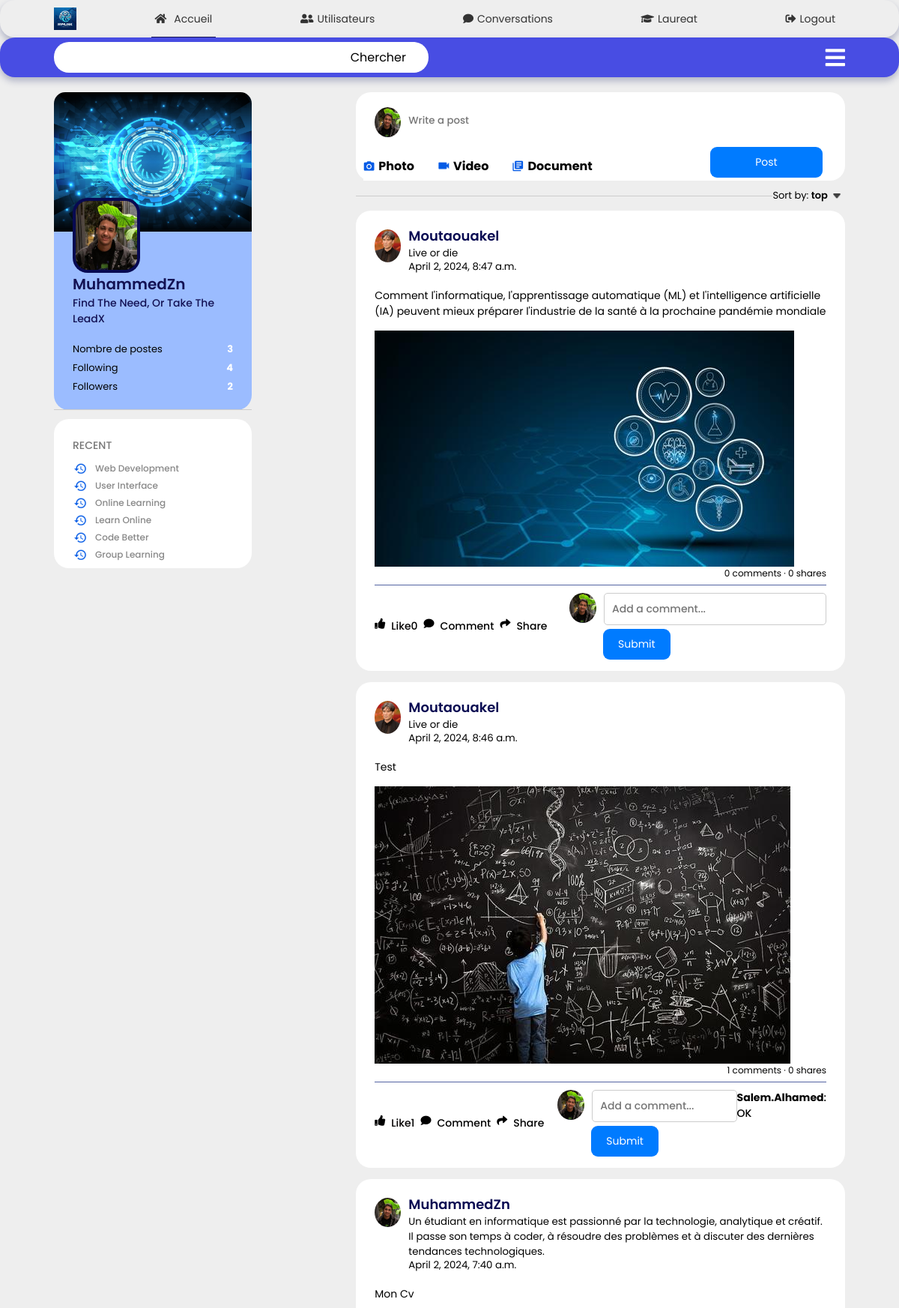
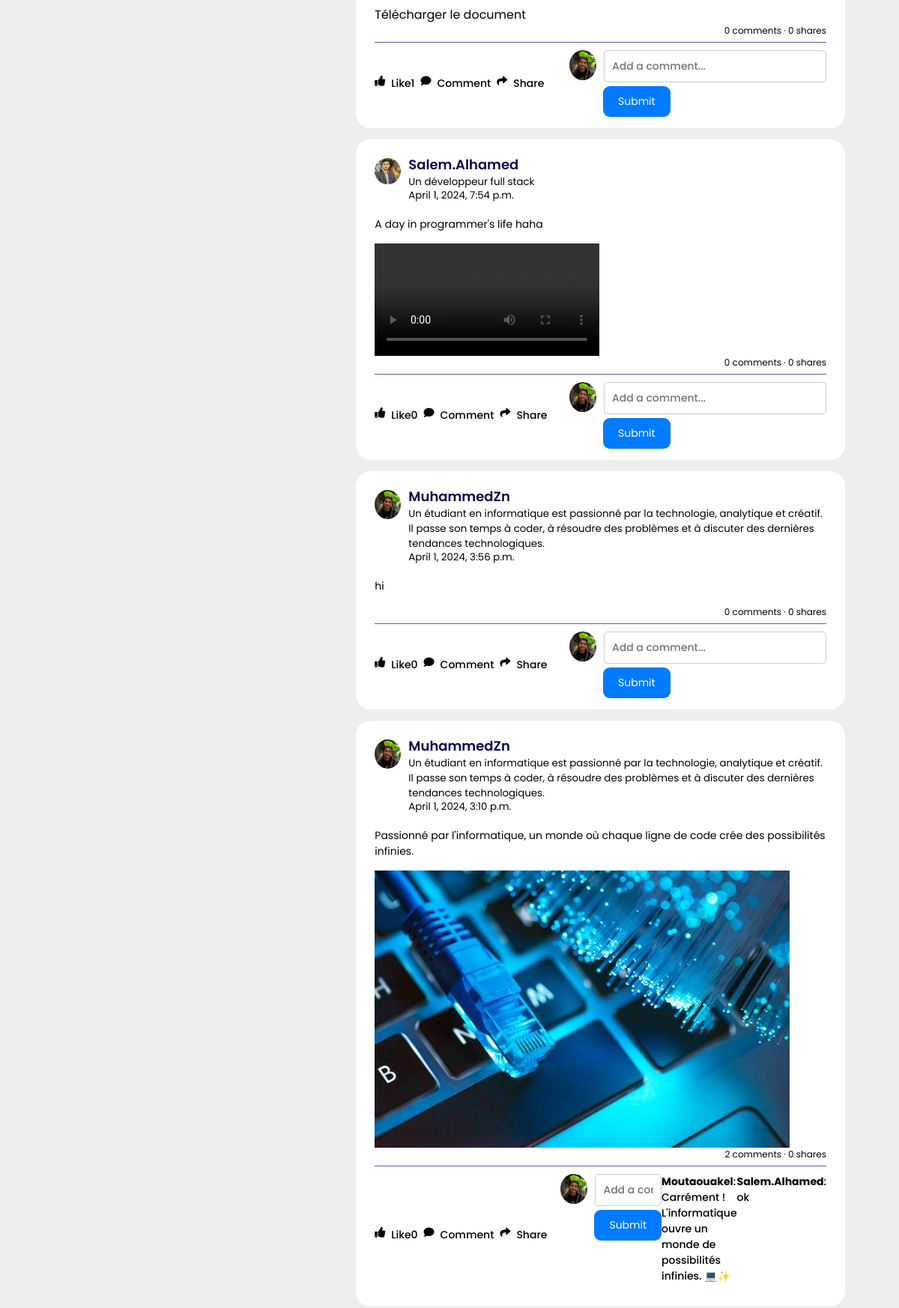
The app's page /home/ (signed in, upper part) with its own data (2 pictures, top to bottom).
### myApp/models.py (models this page shows, shortened)
class Utilisateur(models.Model):
    CHOIX_ETAT_COMPTE = [
        ('active', 'Active'),
        ('bloque', 'Bloqué'),
        ('banni', 'Banni'),
    ]
    CHOIX_ETAT_PROFILE = [
        ('publique', 'Publique'),
        ('privee', 'Privée'),
    ]
    user = models.OneToOneField(User, related_name='utilisateur', null=True, on_delete=models.CASCADE)
    follows = models.ManyToManyField("self" , blank=True, symmetrical=False, related_name="followed_By")
    Nom_complet = models.CharField(max_length=100 , blank=True , null=True)
    Email_utilisateur = models.EmailField(max_length=100 , blank=True , null=True)
    Password_utilisateur = models.CharField(max_length=100 , blank=True , null=True)
    photo_profile = models.ImageField(upload_to='images/images/', default='images/images/defaultImage.jpg',blank=True, null=True)
    Description_profile  = models.TextField(max_length = 400 , null=True)
    Etat_compte = models.CharField(max_length=50, choices=CHOIX_ETAT_COMPTE, default='active')
    Etat_profile = models.CharField(max_length=50, choices=CHOIX_ETAT_PROFILE, default='publique')
    Nombre_amis = models.IntegerField(default=0)
    user_type = models.CharField(max_length=50, blank=True)
    bio = models.TextField(null=True, blank=True)
    image_back = models.ImageField(null=True, blank=True, upload_to="images/images/" , default='images/images/grey_pic.jpg')

class Publication(models.Model):
    auteur = models.ForeignKey(Utilisateur, on_delete=models.CASCADE)
    contenu = models.TextField()
    date_publication = models.DateTimeField(auto_now_add=True)
    image_publication = models.ImageField(upload_to='publication_images', null=True, blank=True  )
    video_publication = models.FileField(upload_to='publication_videos/', null=True, blank=True, validators=[
        FileExtensionValidator(allowed_extensions=['jpg', 'jpeg', 'png', 'gif', 'pdf', 'doc', 'docx', 'mp4', 'avi', 'mov'])
    ])
    document_publication = models.FileField(upload_to='publication_documents/', null=True, blank=True, validators=[
        FileExtensionValidator(allowed_extensions=['pdf', 'doc', 'docx'])
    ])
    Etat_publication = models.CharField(max_length=50, default='Active')
    Nombre_like = models.IntegerField(default=0)
    Nombre_partage = models.IntegerField(default=0)
    objects = PublicationManager()

class Commentaire(models.Model):
    utilisateur = models.ForeignKey(Utilisateur, on_delete=models.CASCADE)
    publication = models.ForeignKey(Publication, on_delete=models.CASCADE)
    contenu_commentaire = models.TextField()
    date_commentaire = models.DateTimeField(auto_now_add=True)

### myApp/views.py (the view, shortened to what this page needs)
# urls.py: path('home/' , views.home , name = 'home'),
@login_required(login_url='sign.html')
def home(request):
    publications = Publication.objects.order_by('-date_publication')
    if request.user.is_authenticated:
        utilisateur = request.user.utilisateur
        followers_counts = Utilisateur.objects.filter(follows=utilisateur).count()
        following_counts = utilisateur.follows.count()
        allusers = Utilisateur.objects.all()
        posts_count = Publication.objects.filter(auteur=utilisateur).count()
        users = Utilisateur.objects.exclude(id=utilisateur.id)
    else:
        utilisateur = None
        users = Utilisateur.objects.all()
        followers_counts = 0
        following_counts = 0
        allusers = []
    publication_form = PublicationForm()
    context = {
        'users': users,
        'utilisateur': utilisateur,
        'publications': publications,
        'allusers': allusers,
        'posts_count': posts_count,
        'following_counts': following_counts,
        'followers_counts': followers_counts,
        'publication_form': publication_form,  # Ajoutez le formulaire de publication au contexte
    }
    return render(request, 'pages/home.html', context)

### myApp/forms.py
class PublicationForm(forms.ModelForm):
    class Meta:
        model = Publication
        fields = ['contenu', 'image_publication', 'video_publication', 'document_publication']

### templates/pages/home.html (shortened to what this page needs)
{% extends 'base.html' %}
{% load static %}
{% block content %}
<!DOCTYPE html>
<html lang="en">
<head>
    <link rel="stylesheet" href="https://cdnjs.cloudflare.com/ajax/libs/font-awesome/5.15.4/css/all.min.css" />
</head>
<body>
<nav class="navbar">
        <div class="search-box">
            <input type="text">
            <a href="{% url 'searchUser' %}" class="btn">Chercher</a>
        </div>
    <div class="navbar-right">
        <div class="">
            <i class="fas fa-bars" onclick="toggleMenu()" style="font-size : 30px ; color:white ; cursor:pointer"></i>
        </div>
    </div>
</nav>
<div class="container">
    <div class="left-sidebar">
        <div class="sidebar-profile-box">
            <img src="{{ utilisateur.image_back.url }}"  width = 100% style="border-radius:15px 15px 0 0 ">
            <div class="sidebar-profile-info">
                <img src="{{ utilisateur.photo_profile.url }}">
                <h1>{{request.user.username}}</h1>
                <h3>{{utilisateur.bio}}</h3>
                <ul>
                    <li> Nombre de postes <span style="color:white, font-weight:bold">{{posts_count}}</span></li>
                    <li>Following <span>{{following_counts}}</span></li>
                    <li>Followers<span>{{followers_counts}}</span></li>
                </ul>
            </div>
            <div class="sidebar-profile-link">
            </div>
        </div>
         <div class="sidebar-activity" id="sidebarActivity">
             <h3>RECENT</h3>
            <a href="#"><img src="{% static 'images/images/recent.png' %}"> Web Development</a>
            <a href="#"><img src="{% static 'images/images/recent.png' %}"> User Interface</a>
            <a href="#"><img src="{% static 'images/images/recent.png' %}"> Online Learning</a>
            <a href="#"><img src="{% static 'images/images/recent.png' %}"> Learn Online</a>
            <a href="#"><img src="{% static 'images/images/recent.png' %}"> Code Better</a>
            <a href="#"><img src="{% static 'images/images/recent.png' %}"> Group Learning</a>
            </div>
    </div>
    <div class="main-content">
        <div class="create-post">
            <form method="post" action="" enctype="multipart/form-data" id="postForm">
                <div class="create-post-input">
                    <img src="{{ utilisateur.photo_profile.url }}" alt="Example Image" class="rounded-circle mr-1" alt="img" width="40" height="40"
                    <textarea name="contenu" rows="2" placeholder="Write a post"></textarea>
                </div>
                <div class="create-post-links">
                    <label for="imageInput">
                        <li style="cursor: pointer; background-color: white; color: black; font-weight:bold; font-size:16px; margin-left:10px;">
                            <img src="{% static 'images/images/photo.png' %}" alt="Example Image">
                            Photo
                        </li>
                    </label>
                    <label for="videoInput">
                        <li style="cursor: pointer; background-color: white; color: black; font-weight:bold; font-size:16px; margin-left:10px;">
                            <img src="{% static 'images/images/video.png' %}" alt="Example Image" style="margin-left:20px">
                            Video
                        </li>
                    </label>
                    <label for="documentInput">
                        <li style="cursor: pointer; background-color: white; color: black; font-weight:bold; font-size:16px; margin-left:10px;">
                            <img src="{% static 'images/images/event.png' %}" alt="Document Icon" style="margin-left:20px">
                            Document
                        </li>
                    </label>
                    <li style="margin-left:155px; border-radius: 10px;" ><button type="submit" class="btn-post">Post</button></li>
                </div>
            </form>
        </div>
        <div class="sort-by">
            <hr>
            <p>Sort by: <span>top <img src="{% static 'images/images/down-arrow.png' %}"></span></p>
        </div>
        {% for publication in publications %}
    <div class="post">
        <div class="post-author">
            <img src="{{ publication.auteur.photo_profile.url }}" alt="Profile Image" >
            <div>
                <h1>{{ publication.auteur.Nom_complet }}</h1>
                <small>{{ publication.auteur.Description_profile }}</small>
                <small>{{ publication.date_publication }}</small>
            </div>
        </div>
        <p>{{ publication.contenu }}</p>
        {% if publication.image_publication %}
        <img src="{{ publication.image_publication.url }}" alt="Publication Image" >
        {% endif %}
         {% if publication.video_publication %}
            <video controls>
                <source src="{{ publication.video_publication.url }}" type="video/mp4" style="max-wdith:300; max-height:300">
            </video>
        {% endif %}
       {% if publication.document_publication %}
            <a href="{{ publication.document_publication.url }}">Télécharger le document</a>
        {% endif %}
        <div class="post-stats">
            <div>
                <span>{{ publication.commentaire_set.count }} comments &middot; {{ publication.Nombre_partage }} shares</span>
            </div>
        </div>
        <div class="post-activity">
            <div>
                <div class="post-activity-link"  data-publication-id="{{ publication.id }}" data-likes="{{ publication.Nombre_like }}">
                    <i class="fas fa-thumbs-up"></i>
                    <a style="cursor: pointer" href="{% url 'like' post_id=publication.id %} ">Like</a>
                    <span class="like-count">{{ publication.Nombre_like }}</span>
                </div>
                <div class="post-activity-link toggle-comments">
                    <i class="fas fa-comment"></i>
                    <span>Comment</span>
                </div>
               <div class="post-activity-link">
                    <i class="fas fa-share"></i>
                    <span>Share</span>
                </div>
            </div>
            <div class="comments-section">
                <form method="POST" action="">
                    <div class="comment-input">
                        <img src="{{ utilisateur.photo_profile.url }}" alt="User Image" class="rounded-circle mr-1" alt="img" width="40" height="40" style="border-radius:50%; margin-left: 10px;">
                        <input type="text" name="contenu_commentaire" placeholder="Add a comment...">
                    </div>
                    <button type="submit" class="comment-button">Submit</button>
                </form>
                <div class="existing-comments">
                    {% for comment in publication.commentaire_set.all %}
                        <div class="comment">
                            <p><strong>{{ comment.utilisateur.Nom_complet }}</strong>: {{ comment.contenu_commentaire }}</p>
                        </div>
                    {% endfor %}
                </div>
            </div>
        </div>
    </div>
    {% endfor %}
    </div>
{% endblock content %}

### templates/base.html (shortened to what this page needs)
{% include 'parts/navbar.html' %}
<!-- {% load static %}
<link rel="stylesheet" href="{% static 'css/styles.css' %}">
{% load static %}
<script src="{% static 'JS/home.js' %}" ></script>
{% load static %}
<link rel="stylesheet" href="{% static 'css/chatstyle.css' %}">
{% load static %}
<link rel="stylesheet" href="{% static 'css/chatstyles.css' %}">
{% load static %}
<script src="{% static 'JS/chat.js' %}" ></script> -->
{% block content %}
{% endblock content %}

### templates/parts/navbar.html (shortened to what this page needs)
{% load static %}
<link rel="stylesheet" href="https://cdnjs.cloudflare.com/ajax/libs/font-awesome/6.0.0-beta3/css/all.min.css">
<div class="navbar-center">
    <ul>
        <div class="navbar-left">
            <a href="{% url 'home' %}" class="logo">
                <img src="{% static 'images/images/OurLogo.png' %}">
            </a>
            <li><a href="{% url 'home' %}" class="active-link"><i class="fas fa-home icon"></i> <span class="text">Accueil</span></a></li>
            <li><a href="{% url 'profile_Lists' %}"><i class="fas fa-user-friends"></i> <span class="text">Utilisateurs</span></a></li>
            <li><a href="{% url 'inbox' %}"><i class="fa fa-comment"></i> <span class="text">Conversations</span></a></li>
            <li><a href="{% url 'laureat' %}"><i class="fas fa-graduation-cap"></i><span class="text">Laureat</span></a></li>
            <li><a href="{% url 'logout' %}"><i class="fas fa-sign-out-alt"></i><span class="text">Logout</span></a></li>
        </div>
    </ul>
</div>

### templates/parts/navbar.html (style rules this page uses)
.icon { padding: 0 5px; }
.text { margin-left: 5px; }
.navbar-left { display: flex; justify-content: space-between; align-items: center; background-color: rgb(238 238 238); height: 50px; padding: 6px 6%; position: sticky; top: 0; z-index: 100; box-shadow: 0 5px 10px rgba(53, 63, 120, 0.335); border-radius: 20px; }
.navbar-center ul { list-style-type: none; margin: 0; padding: 0; }
.navbar-center li { display: inline-block; margin-right: 20px; }
.navbar-center li:last-child { margin-right: 0; }
.navbar-center a { text-decoration: none; color: #333; display: flex; align-items: center; }
.navbar-center img { width: 20px; margin-right: 5px; }

### records on screen
Utilisateur: image_back (picture), photo_profile (picture), bio "Find The Need, Or Take The LeadX"
Publication: auteur.photo_profile (picture), auteur.Nom_complet "Moutaouakel", auteur.Description_profile "Live or die", date_publication "April 2, 2024, 8:47 a.m.", contenu "Comment l'informatique, l'apprentissage automatique (ML) et l'intelligence artificielle (IA) peuvent mieux préparer l'industrie de la santé à la prochaine pandémie mondiale", image_publication (picture), commentaire_set.count "0", Nombre_partage "0", Nombre_like "0", photo_profile (picture)
Publication: auteur.photo_profile (picture), auteur.Nom_complet "Moutaouakel", auteur.Description_profile "Live or die", date_publication "April 2, 2024, 8:46 a.m.", contenu "Test", image_publication (picture), commentaire_set.count "1", Nombre_partage "0", Nombre_like "1", photo_profile (picture)
Commentaire: utilisateur.Nom_complet "Salem.Alhamed", contenu_commentaire "OK"
Publication: auteur.photo_profile (picture), auteur.Nom_complet "MuhammedZn", auteur.Description_profile "Un étudiant en informatique est passionné par la technologie, analytique et créatif. Il passe son temps à coder, à résoudre des problèmes et à discuter des dernières tendances technologiques.", date_publication "April 2, 2024, 7:40 a.m.", contenu "Mon Cv", commentaire_set.count "0", Nombre_partage "0", Nombre_like "1", photo_profile (picture)
Publication: auteur.photo_profile (picture), auteur.Nom_complet "Salem.Alhamed", auteur.Description_profile "Un développeur full stack", date_publication "April 1, 2024, 7:54 p.m.", contenu "A day in programmer's life haha", commentaire_set.count "0", Nombre_partage "0", Nombre_like "0", photo_profile (picture)
Publication: auteur.photo_profile (picture), auteur.Nom_complet "MuhammedZn", auteur.Description_profile "Un étudiant en informatique est passionné par la technologie, analytique et créatif. Il passe son temps à coder, à résoudre des problèmes et à discuter des dernières tendances technologiques.", date_publication "April 1, 2024, 3:56 p.m.", contenu "hi", commentaire_set.count "0", Nombre_partage "0", Nombre_like "0", photo_profile (picture)
Publication: auteur.photo_profile (picture), auteur.Nom_complet "MuhammedZn", auteur.Description_profile "Un étudiant en informatique est passionné par la technologie, analytique et créatif. Il passe son temps à coder, à résoudre des problèmes et à discuter des dernières tendances technologiques.", date_publication "April 1, 2024, 3:10 p.m.", contenu "Passionné par l'informatique, un monde où chaque ligne de code crée des possibilités infinies.", image_publication (picture), commentaire_set.count "2", Nombre_partage "0", Nombre_like "0", photo_profile (picture)
Commentaire: utilisateur.Nom_complet "Moutaouakel", contenu_commentaire "Carrément ! L'informatique ouvre un monde de possibilités infinies. 💻✨"
Commentaire: utilisateur.Nom_complet "Salem.Alhamed", contenu_commentaire "ok"

### other values on screen
{{ request.user.username }} "MuhammedZn"
{{ posts_count }} "3"
{{ following_counts }} "4"
{{ followers_counts }} "2"
